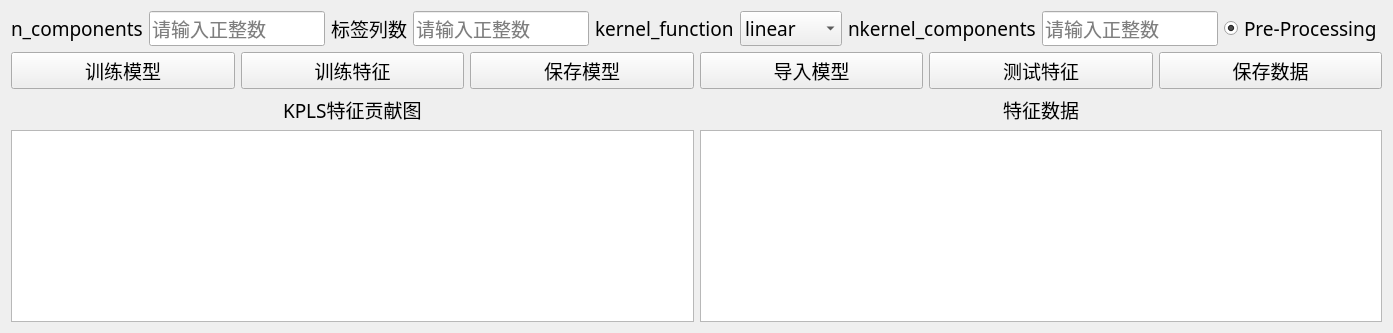
      <widget class="QWidget" name="page_KPLS">
       <layout class="QGridLayout" name="gridLayout_7">
        <item row="0" column="0" colspan="2">
         <layout class="QHBoxLayout" name="horizontalLayout_13">
          <item>
           <widget class="QLabel" name="label_n_components_kpls">
            <property name="font">
             <font>
              <family>微软雅黑</family>
              <pointsize>14</pointsize>
             </font>
            </property>
            <property name="toolTip">
             <string>目标维度</string>
            </property>
            <property name="text">
             <string>n_components</string>
            </property>
           </widget>
          </item>
          <item>
           <widget class="QLineEdit" name="n_components_kpls">
            <property name="font">
             <font>
              <family>微软雅黑</family>
              <pointsize>14</pointsize>
             </font>
            </property>
            <property name="placeholderText">
             <string>请输入正整数</string>
            </property>
           </widget>
          </item>
          <item>
           <widget class="QLabel" name="label_biaoqianlieshu_kpls">
            <property name="font">
             <font>
              <family>微软雅黑</family>
              <pointsize>14</pointsize>
             </font>
            </property>
            <property name="toolTip">
             <string>标签数量</string>
            </property>
            <property name="text">
             <string>标签列数</string>
            </property>
           </widget>
          </item>
          <item>
           <widget class="QLineEdit" name="biaoqianlieshu_kpls">
            <property name="font">
             <font>
              <family>微软雅黑</family>
              <pointsize>14</pointsize>
             </font>
            </property>
            <property name="placeholderText">
             <string>请输入正整数</string>
            </property>
           </widget>
          </item>
          <item>
           <widget class="QLabel" name="label_kernel_function_kpls">
            <property name="font">
             <font>
              <family>微软雅黑</family>
              <pointsize>14</pointsize>
             </font>
            </property>
            <property name="toolTip">
             <string>映射核函数</string>
            </property>
            <property name="text">
             <string>kernel_function</string>
            </property>
           </widget>
          </item>
          <item>
           <widget class="QComboBox" name="kernel_function_kpls">
            <property name="font">
             <font>
              <family>微软雅黑</family>
              <pointsize>14</pointsize>
             </font>
            </property>
            <item>
             <property name="text">
              <string>linear</string>
             </property>
            </item>
            <item>
             <property name="text">
              <string>poly</string>
             </property>
            </item>
            <item>
             <property name="text">
              <string>rbf</string>
             </property>
            </item>
            <item>
             <property name="text">
              <string>sigmoid</string>
             </property>
            </item>
            <item>
             <property name="text">
              <string>cosine</string>
             </property>
            </item>
           </widget>
          </item>
          <item>
           <widget class="QLabel" name="label_nkernel_components_kpls">
            <property name="font">
             <font>
              <family>微软雅黑</family>
              <pointsize>14</pointsize>
             </font>
            </property>
            <property name="toolTip">
             <string>映射后的数据维度</string>
            </property>
            <property name="text">
             <string>nkernel_components</string>
            </property>
           </widget>
          </item>
          <item>
           <widget class="QLineEdit" name="nkernel_components_kpls">
            <property name="font">
             <font>
              <family>微软雅黑</family>
              <pointsize>14</pointsize>
             </font>
            </property>
            <property name="placeholderText">
             <string>请输入正整数</string>
            </property>
           </widget>
          </item>
          <item>
           <widget class="QRadioButton" name="Pre_Processing_kpls">
            <property name="font">
             <font>
              <family>微软雅黑</family>
              <pointsize>14</pointsize>
             </font>
            </property>
            <property name="toolTip">
             <string>对原始数据进行预处理</string>
            </property>
            <property name="text">
             <string>Pre-Processing</string>
            </property>
            <property name="checked">
             <bool>true</bool>
            </property>
           </widget>
          </item>
         </layout>
        </item>
        <item row="2" column="1" alignment="Qt::AlignHCenter">
         <widget class="QLabel" name="label_tezhengshujv_pls">
          <property name="font">
           <font>
            <family>微软雅黑</family>
            <pointsize>14</pointsize>
           </font>
          </property>
          <property name="text">
           <string>特征数据</string>
          </property>
         </widget>
        </item>
        <item row="2" column="0" alignment="Qt::AlignHCenter">
         <widget class="QLabel" name="label_tezhenggonxiantu_kpls">
          <property name="font">
           <font>
            <family>微软雅黑</family>
            <pointsize>14</pointsize>
           </font>
          </property>
          <property name="text">
           <string>KPLS特征贡献图</string>
          </property>
         </widget>
        </item>
        <item row="1" column="0" colspan="2">
         <layout class="QHBoxLayout" name="horizontalLayout_14">
          <item>
           <widget class="QPushButton" name="xunlian_kpls">
            <property name="font">
             <font>
              <family>微软雅黑</family>
              <pointsize>14</pointsize>
             </font>
            </property>
            <property name="toolTip">
             <string>对数据进行KPLS建模</string>
            </property>
            <property name="text">
             <string>训练模型</string>
            </property>
           </widget>
          </item>
          <item>
           <widget class="QPushButton" name="xunliantezheng_kpls">
            <property name="font">
             <font>
              <family>微软雅黑</family>
              <pointsize>14</pointsize>
             </font>
            </property>
            <property name="toolTip">
             <string>提取训练数据的KPLS特征</string>
            </property>
            <property name="text">
             <string>训练特征</string>
            </property>
           </widget>
          </item>
          <item>
           <widget class="QPushButton" name="baocunmoxing_kpls">
            <property name="font">
             <font>
              <family>微软雅黑</family>
              <pointsize>14</pointsize>
             </font>
            </property>
            <property name="text">
             <string>保存模型</string>
            </property>
           </widget>
          </item>
          <item>
           <widget class="QPushButton" name="daorumoxing_kpls">
            <property name="font">
             <font>
              <family>微软雅黑</family>
              <pointsize>14</pointsize>
             </font>
            </property>
            <property name="text">
             <string>导入模型</string>
            </property>
           </widget>
          </item>
          <item>
           <widget class="QPushButton" name="ceshitezheng_kpls">
            <property name="font">
             <font>
              <family>微软雅黑</family>
              <pointsize>14</pointsize>
             </font>
            </property>
            <property name="toolTip">
             <string>提取测试数据的KPLS特征</string>
            </property>
            <property name="text">
             <string>测试特征</string>
            </property>
           </widget>
          </item>
          <item>
           <widget class="QPushButton" name="baocunshujv_kpls">
            <property name="font">
             <font>
              <family>微软雅黑</family>
              <pointsize>14</pointsize>
             </font>
            </property>
            <property name="toolTip">
             <string>保存特征数据</string>
            </property>
            <property name="text">
             <string>保存数据</string>
            </property>
           </widget>
          </item>
         </layout>
        </item>
        <item row="3" column="1">
         <widget class="QTableWidget" name="kpls_features">
          <property name="cursor" stdset="0">
           <cursorShape>SizeVerCursor</cursorShape>
          </property>
         </widget>
        </item>
        <item row="3" column="0">
         <widget class="QGraphicsView" name="kpls_gongxiantu"/>
        </item>
       </layout>
      </widget>
